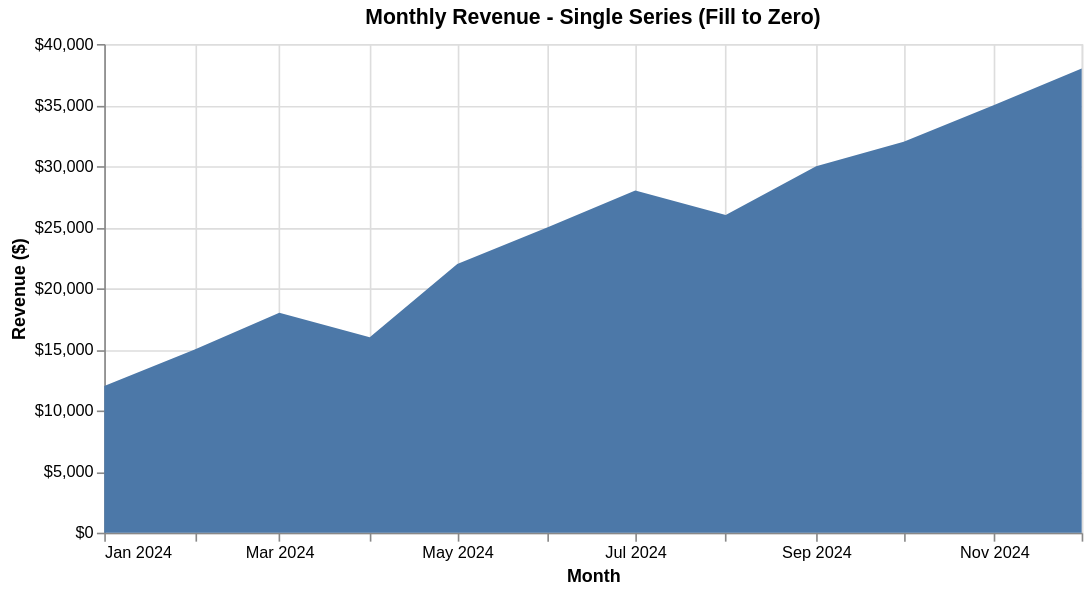

This figure's Vega-Lite source:
### Vega-Lite specification from a JSON file in a GitHub repository (floating-point values rounded to 4 significant figures)
{"$schema": "https://vega.github.io/schema/vega-lite/v6.json", "description": "Single series area chart with fill to zero baseline (tozeroy mode)", "title": "Monthly Revenue - Single Series (Fill to Zero)", "width": 600, "height": 300, "data": {"values": [{"month": "2024-01", "revenue": 12000}, {"month": "2024-02", "revenue": 15000}, {"month": "2024-03", "revenue": 18000}, {"month": "2024-04", "revenue": 16000}, {"month": "2024-05", "revenue": 22000}, {"month": "2024-06", "revenue": 25000}, {"month": "2024-07", "revenue": 28000}, {"month": "2024-08", "revenue": 26000}, {"month": "2024-09", "revenue": 30000}, {"month": "2024-10", "revenue": 32000}, {"month": "2024-11", "revenue": 35000}, {"month": "2024-12", "revenue": 38000}]}, "mark": "area", "encoding": {"x": {"field": "month", "type": "temporal", "axis": {"title": "Month", "format": "%b %Y"}}, "y": {"field": "revenue", "type": "quantitative", "stack": null, "axis": {"title": "Revenue ($)", "format": "$,.0f"}}}}
